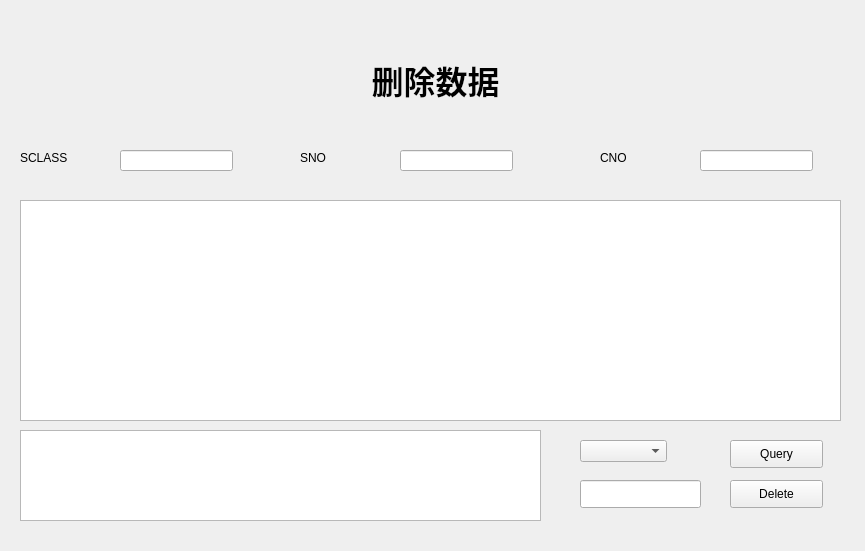
<?xml version="1.0" encoding="UTF-8"?>
<ui version="4.0">
 <class>sqldelete</class>
 <widget class="QWidget" name="sqldelete">
  <property name="geometry">
   <rect>
    <x>0</x>
    <y>0</y>
    <width>865</width>
    <height>551</height>
   </rect>
  </property>
  <property name="windowTitle">
   <string>Form</string>
  </property>
  <widget class="QLabel" name="label">
   <property name="geometry">
    <rect>
     <x>290</x>
     <y>50</y>
     <width>291</width>
     <height>61</height>
    </rect>
   </property>
   <property name="text">
    <string>&lt;html&gt;&lt;head/&gt;&lt;body&gt;&lt;p align=&quot;center&quot;&gt;&lt;span style=&quot; font-size:24pt; font-weight:600;&quot;&gt;删除数据&lt;/span&gt;&lt;/p&gt;&lt;/body&gt;&lt;/html&gt;</string>
   </property>
  </widget>
  <widget class="QLineEdit" name="lineEdit_2">
   <property name="geometry">
    <rect>
     <x>400</x>
     <y>150</y>
     <width>113</width>
     <height>21</height>
    </rect>
   </property>
  </widget>
  <widget class="QLabel" name="label_9">
   <property name="geometry">
    <rect>
     <x>600</x>
     <y>150</y>
     <width>72</width>
     <height>15</height>
    </rect>
   </property>
   <property name="text">
    <string>CNO</string>
   </property>
  </widget>
  <widget class="QLabel" name="label_3">
   <property name="geometry">
    <rect>
     <x>20</x>
     <y>150</y>
     <width>72</width>
     <height>15</height>
    </rect>
   </property>
   <property name="text">
    <string>SCLASS</string>
   </property>
  </widget>
  <widget class="QLineEdit" name="lineEdit_3">
   <property name="geometry">
    <rect>
     <x>700</x>
     <y>150</y>
     <width>113</width>
     <height>21</height>
    </rect>
   </property>
  </widget>
  <widget class="QLineEdit" name="lineEdit_1">
   <property name="geometry">
    <rect>
     <x>120</x>
     <y>150</y>
     <width>113</width>
     <height>21</height>
    </rect>
   </property>
  </widget>
  <widget class="QLabel" name="label_7">
   <property name="geometry">
    <rect>
     <x>300</x>
     <y>150</y>
     <width>72</width>
     <height>15</height>
    </rect>
   </property>
   <property name="text">
    <string>SNO</string>
   </property>
  </widget>
  <widget class="QTableWidget" name="tableWidget">
   <property name="geometry">
    <rect>
     <x>20</x>
     <y>200</y>
     <width>821</width>
     <height>221</height>
    </rect>
   </property>
  </widget>
  <widget class="QPushButton" name="pushButton">
   <property name="geometry">
    <rect>
     <x>730</x>
     <y>440</y>
     <width>93</width>
     <height>28</height>
    </rect>
   </property>
   <property name="text">
    <string>Query</string>
   </property>
  </widget>
  <widget class="QPushButton" name="pushButton_2">
   <property name="geometry">
    <rect>
     <x>730</x>
     <y>480</y>
     <width>93</width>
     <height>28</height>
    </rect>
   </property>
   <property name="text">
    <string>Delete</string>
   </property>
  </widget>
  <widget class="QTextBrowser" name="textBrowser">
   <property name="geometry">
    <rect>
     <x>20</x>
     <y>430</y>
     <width>521</width>
     <height>91</height>
    </rect>
   </property>
  </widget>
  <widget class="QComboBox" name="comboBox">
   <property name="geometry">
    <rect>
     <x>580</x>
     <y>440</y>
     <width>87</width>
     <height>22</height>
    </rect>
   </property>
  </widget>
  <widget class="QLineEdit" name="lineEdit">
   <property name="geometry">
    <rect>
     <x>580</x>
     <y>480</y>
     <width>121</width>
     <height>28</height>
    </rect>
   </property>
  </widget>
 </widget>
 <resources/>
 <connections/>
</ui>
